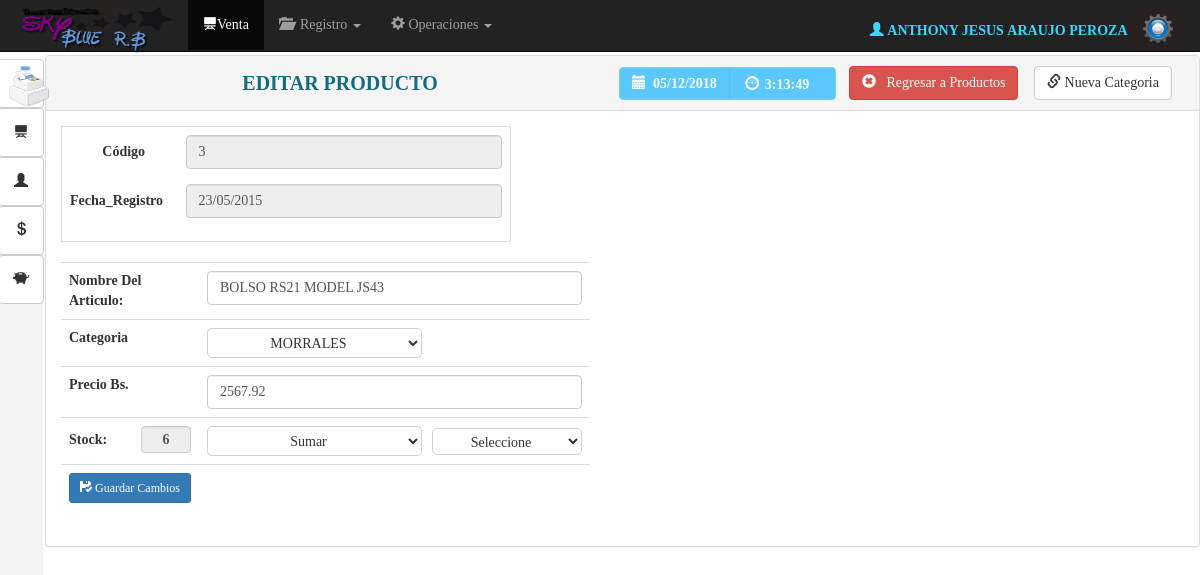
The app's page /vista/modificar_producto.php?id=3 (signed in) with its own data.
### tables this page shows
CREATE TABLE IF NOT EXISTS `usuarios` (
  `id_usuario` int(11) NOT NULL,
  `id_empleado` int(11) NOT NULL,
  `usuario` varchar(50) NOT NULL,
  `clave` varchar(50) NOT NULL,
  `nivel` tinyint(1) NOT NULL DEFAULT '1'
);

CREATE TABLE IF NOT EXISTS `empleados` (
  `id_empleado` int(11) NOT NULL,
  `cedula` varchar(8) NOT NULL,
  `nombres` varchar(100) NOT NULL,
  `apellidos` varchar(100) NOT NULL,
  `fecha_nac` varchar(10) NOT NULL,
  `fecha_registro` varchar(10) NOT NULL,
  `cargo` varchar(50) NOT NULL,
  `edo_civil` varchar(30) NOT NULL,
  `grado_formacion` varchar(100) NOT NULL,
  `ocupacion` varchar(100) NOT NULL,
  `genero` char(1) NOT NULL,
  `status` varchar(10) NOT NULL DEFAULT 'activo',
  `nacionalidad` varchar(100) NOT NULL
);

CREATE TABLE IF NOT EXISTS `productos` (
  `id_producto` int(11) NOT NULL,
  `id_categoria` int(2) NOT NULL,
  `codigo_pro` int(11) NOT NULL,
  `nombre_pro` varchar(100) NOT NULL,
  `existencia_pro` int(11) NOT NULL,
  `fecha_registro` varchar(10) NOT NULL,
  `costoxU` float NOT NULL,
  `precioxU` float NOT NULL,
  `status` varchar(10) NOT NULL DEFAULT 'activo'
);

CREATE TABLE IF NOT EXISTS `categorias` (
  `id_categoria` int(11) NOT NULL,
  `categoria` varchar(50) NOT NULL,
  `status` tinyint(4) NOT NULL DEFAULT '1'
);

### vista/modificar_producto.php (the view, shortened to what this page needs)
<?php require_once'../seguridad/seguridad.php';
extract($_GET);
$modelo=new ModCon();
$conexion=$modelo->conectar();
 ?>
<!DOCTYPE html>
<html lang="en">
  <head>
    <link href="../Bootstrap/css/bootstrap.css" rel="stylesheet">
     <link href="../css/MyStyle.css" rel="stylesheet">
      <link rel="stylesheet" type="text/css" href="../css/calendario.css">
  </head>
 <body onload="mueveReloj()">
      <nav class="navbar navbar-inverse navbar-fixed-top" id="contenedornavbar">
      <div class="container-fluid">
        <div class="navbar-header">
          <a class="navbar-brand" href=""><img id="logotipo"src="../img/logo.png" alt=""></a>
        </div>
        <div id="navbar" class="navbar-collapse collapse">
          <ul class="nav navbar-nav">
            <li class="active"><a href="venta.php"><span class="glyphicon glyphicon-blackboard" aria-hidden="true"></span>Venta</a></li>
 <li class="dropdown">
             <a href="#" class="dropdown-toggle" data-toggle="dropdown" role="button" aria-expanded="false"><span class="glyphicon glyphicon-folder-open" aria-hidden="true"></span> &nbsp;Registro <span class="caret"></span></a>
            </li>
           <li class="dropdown">
              <a href="#" class="dropdown-toggle" data-toggle="dropdown" role="button" aria-expanded="false"><span class="glyphicon glyphicon-cog" aria-hidden="true"></span>&nbsp;Operaciones <span class="caret"></span></a>
            </li>
          </ul>
<div class="btn-group navbar-form navbar-right" >
<?php
$log=$_SESSION['id'];
$user=$conexion->query("SELECT t1.id_usuario,t2.id_empleado, t2.nombres,t2.apellidos as apellidos
FROM usuarios t1
RIGHT Join empleados t2  ON t1.id_empleado=t2.id_empleado
WHERE t1.id_empleado='$log'");
$usr=$user->fetch_array();
 ?>
<label  id="log" class="navbar-left"><b><?php echo "<span class='glyphicon glyphicon-user' aria-hidden='true'></span>&nbsp;". $usr['nombres']."&nbsp;".$usr['apellidos']."&nbsp;";?></b></label>
  <button id="btnConfi" type="button" class="btn btn-default dropdown-toggle" data-toggle="dropdown" aria-expanded="false">
   <img src="../img/confi2.png" width="30" alt="">
  </button>
</div>
        </div>
      </div>
      <article id="navbar3">
       <button type="button" class="btn btn-default btn2" id="btn0"aria-label="Left Align">
 <img src="../img/fact.png" width="40" alt="">
<button type="button" class="btn btn-default btn2" id="btn1"aria-label="Left Align">
  <span class="glyphicon glyphicon-blackboard" aria-hidden="true"></span>
</button>
<button type="button" class="btn btn-default btn2" id="btn2"aria-label="Left Align">
  <span class="glyphicon glyphicon-user" aria-hidden="true"></span>
</button>
<button type="button" class="btn btn-default btn2" id="btn2"aria-label="Left Align">
  <span class="glyphicon glyphicon glyphicon-usd" aria-hidden="true"></span>
</button>
<button type="button" class="btn btn-default btn2 btn3" id="btn3"aria-label="Left Align">
  <span class="glyphicon glyphicon-piggy-bank" aria-hidden="true"></span>
</button>
</article>
    </nav>
 <div id="panel" class="panel panel-default">
  <div class="panel-heading">
<table border="0" width="100%" align="center">
  <tr>
   <td><center> <b id="titulo_header"> EDITAR PRODUCTO</b></center>
   </td>
     <td width="230"> <div class="btn-group" role="group" aria-label="...">
  <button type="button" id="btnAzulCielo" disabled class="btn btn-info"><b><span class="glyphicon glyphicon-calendar" aria-hidden="true"></span>&nbsp;
  <?php $fecha=date("d/m/Y");
echo $fecha;
  ?></b></button>
  <button type="button" id="btnAzulCielo"disabled class="btn btn-info">
  <form name="form_reloj">
  &nbsp;<span class="glyphicon glyphicon-dashboard"></span>
<input type="text"disabled class="tamano"  id="reloj"name="reloj" size="10">
</form></button>
</div>
</td>
       <th width="185px" colspan="1">
    <a href="Buscar_producto.php"class="btn btn-danger"> <span class="glyphicon glyphicon-remove-sign" aria-hidden="true"></span>&nbsp;&nbsp; Regresar a Productos</a>
        </th>
        <th width="150px"> <button type="button" data-toggle="modal" data-target="#nuevaCategoria"  id="btnFinVenta" class="btn btn-default"> <span class="glyphicon glyphicon-link" aria-hidden="true"></span>&nbsp;Nueva Categoria</button> </th>
  </tr>
</table>
  </div>
  <div class="panel-body">
  <div class="container-fuid">
  <div class="row">
<div class="col-xs-5 ">
<table width="30%" class="table table-bordered">
  <tr><td>
<?php
$sql=$conexion->query("SELECT t1.codigo_pro,t1.nombre_pro,t1.fecha_registro,t1.precioXu,t1.existencia_pro,t2.categoria
from productos t1
inner join categorias t2 on t1.id_categoria=t2.id_categoria where t1.id_producto='$id'");
$fila=$sql->fetch_array();
 ?>
    <form class="form-horizontal">
  <div class="form-group">
    <label for="inputEmail3"  class="col-sm-3 control-label">Código&nbsp;&nbsp;&nbsp;</label>
    <div class="col-sm-9">
      <input type="codigo" disabled class="form-control" id="inputEmail3" value="<?php echo $fila[0] ?> ">
    </div>
  </div>
  <div class="form-group">
    <label for="inputPassword3" class="col-sm-3 control-label">Fecha_Registro&nbsp;&nbsp;&nbsp;</label>
    <div class="col-sm-9">
      <input type="text" disabled class="form-control" value="<?php echo $fila[2] ?> " id="inputPassword3">
    </div>
  </div>
</form>
  </td></tr>
</table>
<table class="table">
<form action="" class="form-inline">
  <tr>
    <th><b>Nombre Del Articulo:</b></th>
     <td><input type="text" name="nombre" value="<?php echo $fila[1] ?> "class="form-control" onkeyup="this.value=this.value.toUpperCase()"></td>
  </tr>
<tr>
    <th><b>Categoria</b></th>
     <td> <select name="categoria" id="categoria">
        <option ><?php echo $fila[5]  ?></option>
        </select>
</td>
  </tr>
   <tr>
    <th><b>Precio Bs.</b></th>
     <td><input type="text" name="precio" value="<?php echo  $fila[3] ?> " class="form-control"></td>
  </tr>
   <tr>
    <th><table width="100%">
      <tr>
        <td width="90%"><b>Stock: </b></td>
        <td><input type="text"disabled value="<?php echo  $fila[4]?>" class="form-control input-personalizado texto_center" id="TxtCant" ></td>
      </tr>
    </table></th>
     <td>
<table>
  <tr>
    <td><select required name="tipo_operacion" id="categoria"  >
      <option value="suma">Sumar</option>
     </select></td>
    <td><select required name="cant" id="cantidad_inv"  title="debes seleccionar una opcion con respecto al inventario" >
      <option value="">Seleccione</option>
     </select></td>
  </tr>
</table>
     </td>
  </tr>
    <tr>
    <th><button type="submit" class="btn btn-primary btn-sm btn-block"> <span class="glyphicon glyphicon-floppy-saved" aria-hidden="true"></span>&nbsp;Guardar Cambios</button></th>
     <td></td>
     </form>
</table>
  </div>
</div>
</div>
  </div>
</div>
</body>
</html>

### css/MyStyle.css (style rules this page uses)
body { font-family: "Ubuntu"; }
#log { color: #3DD6FF; line-height: 45px; font-family: "Ubuntu"; font-weight: bold; }
#btnAzulCielo { background: #08B1FF; text-align: left; font-weight: bold; height: 33px; }
.tamano { width: 60px; }
#cantidad_inv { width: 150px; margin-left: 10px; }
#categoria { width: 215px; height: 30px; }
.input-personalizado { height: 30px; padding: 7px }
#logotipo { width: 158px; height: 68px; margin-top: -29px; }
#reloj { border: 0px; height: 22px; background: transparent; }
select { padding: 5px; height: 27px; text-align: center; border: 1px solid #d0d0d0; border-radius: 5px; background: #fff; font-weight: normal;; }
#titulo_header { font-size: 20px; color: #146C80; text-align: center; }
.texto_center { text-align: center; }
#TxtCant { width: 50px; padding: 2px; height: 27px; }

### records on screen
usuarios: id_empleado.nombres "ANTHONY JESUS", id_empleado.apellidos "ARAUJO PEROZA"
productos: codigo_pro "3", fecha_registro "23/05/2015", nombre "BOLSO RS21 MODEL JS43", categoria "MORRALES", precio "2567.92", existencia_pro "6"
